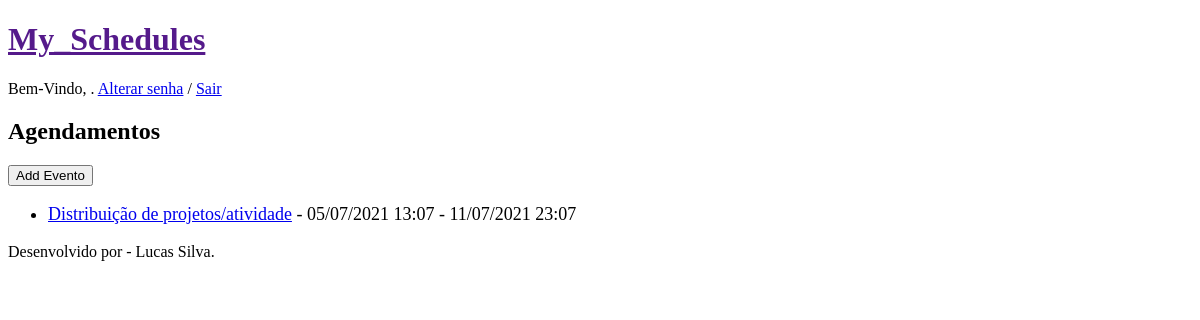
The page /agenda/ (signed in) on the database as committed earlier.
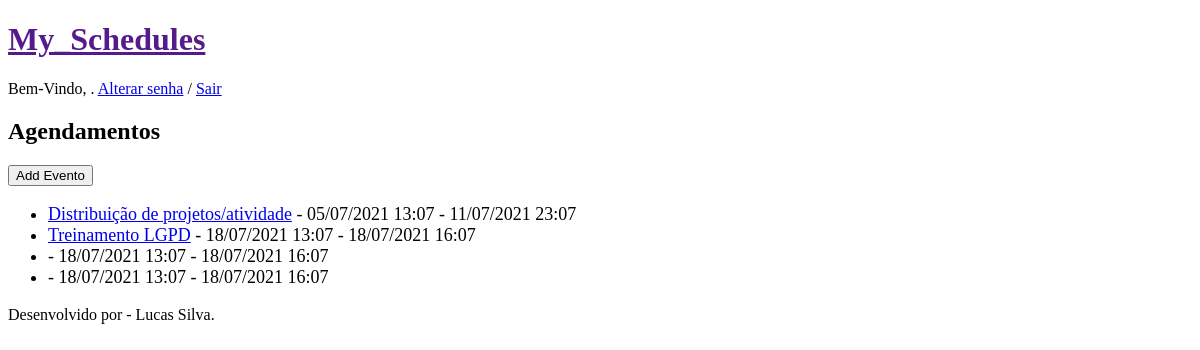
The same page on the database as committed later.
### core/models.py (models this page shows, shortened)
class Evento(models.Model):
    titulo = models.CharField(max_length=100)
    descricao = models.TextField(blank=True, null=True)
    data_evento = models.DateTimeField(verbose_name='Data do Evento')
    data_criacao = models.DateTimeField(auto_now=True, verbose_name='Data da Criação')
    usuario = models.ForeignKey(User, on_delete=models.CASCADE)
    class Meta:
        db_table = 'evento'
    def get_data_evento(self):
        return self.data_evento.strftime('%d/%m/%Y %H:%m')
    def get_data_criacao(self):
        return self.data_criacao.strftime('%d/%m/%Y %H:%m')

### core/views.py (the view)
# urls.py: path('agenda/', views.lista_eventos),
@login_required(login_url='/login/')
def lista_eventos(request):
    usuario = request.user
    evento = Evento.objects.filter(usuario=usuario)
    dados = {'eventos': evento}
    return render(request, 'agenda.html', dados)

### templates/agenda.html
{% extends "model-page.html" %}
{% block content %}
    <h2>Agendamentos</h2>
    <a href="evento/">
    <button type="button">Add Evento</button>
    </a>
    <ul style="font-size: 18px">
        {% for evento in eventos %}
            <li>
                <a href="evento/?id={{ evento.id }}">{{ evento.titulo }}</a> -
                {{ evento.get_data_evento }} -
                {{ evento.get_data_criacao }}
            </li>
        {% endfor %}
    </ul>
{% endblock%}

Rows that differ between the two databases and show on the page:
added Evento: titulo "Treinamento LGPD", get_data_evento "18/07/2021 13:07", get_data_criacao "18/07/2021 16:07"
added Evento: get_data_evento "18/07/2021 13:07", get_data_criacao "18/07/2021 16:07"
added Evento: get_data_evento "18/07/2021 13:07", get_data_criacao "18/07/2021 16:07"
